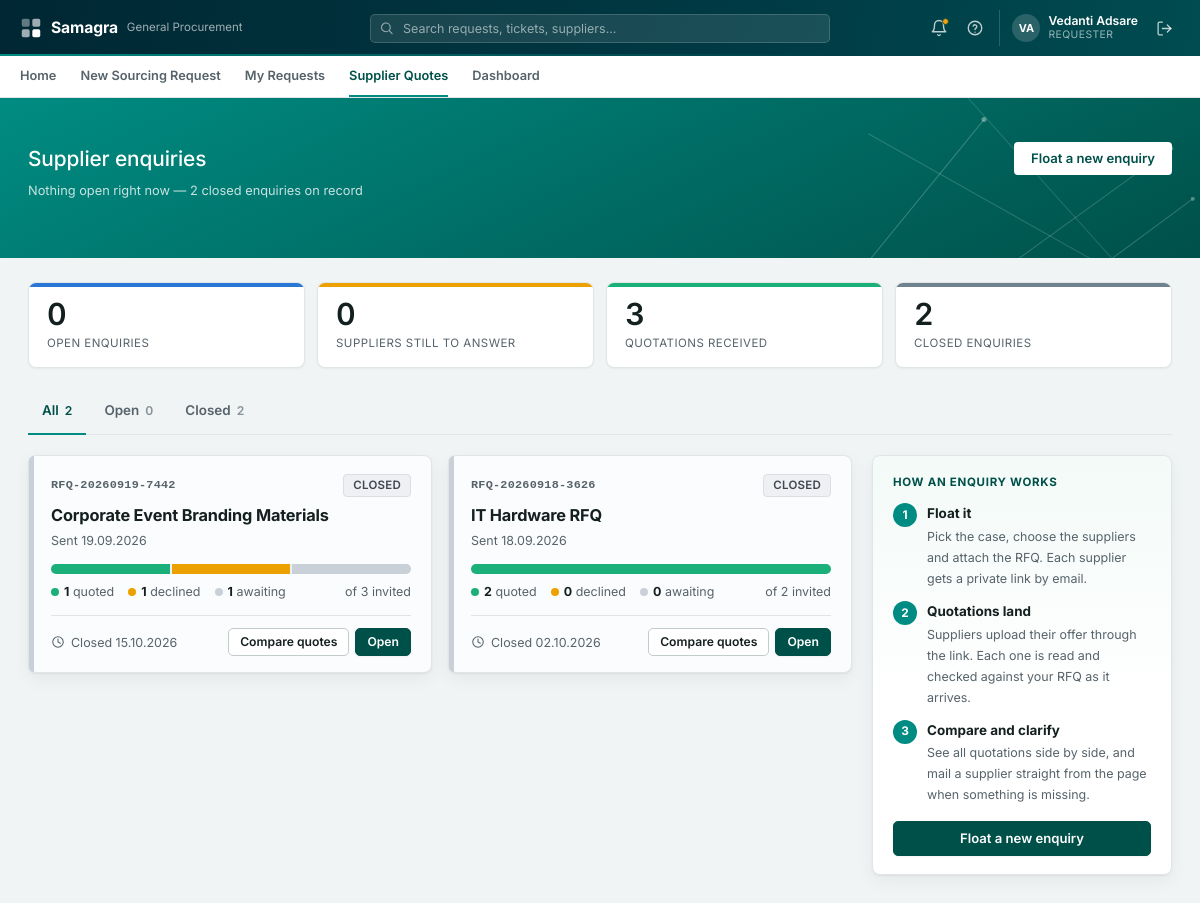
The page /supplier-rfq (signed in) on the database its author committed.
### tables this page shows
CREATE TABLE users (
    email           TEXT PRIMARY KEY,
    name            TEXT NOT NULL,
    salt            TEXT NOT NULL,
    password_hash   TEXT NOT NULL,
    created_at      TIMESTAMP NOT NULL
);

CREATE TABLE rfq_rounds (
    id            INTEGER PRIMARY KEY AUTOINCREMENT,
    reference     TEXT NOT NULL UNIQUE,
    case_id       INTEGER REFERENCES cases(id),
    subject       TEXT NOT NULL,
    message       TEXT,
    created_by    TEXT NOT NULL,
    created_at    TIMESTAMP NOT NULL,
    closes_at     TIMESTAMP NOT NULL,
    status        TEXT NOT NULL DEFAULT 'OPEN',
    closed_at     TIMESTAMP
, created_by_email TEXT, offer_analysis TEXT, offer_analysis_at TIMESTAMP, infosec_answers TEXT);

### routers/supplier_routes.py (the view)
@router.get("/supplier-rfq", response_class=HTMLResponse)
async def rfq_list(request: Request, user=Depends(require_requester)):
    rounds = db.list_rfq_rounds(user["name"])
    today = date.today()
    for r in rounds:
        r["is_open"] = supplier_rfq.is_open(r)
        r["quoted"] = r["responded"] - r["declined"]
        r["awaiting"] = r["invited"] - r["responded"]
        closes = _parse_date(str(r["closes_at"])[:10])
        r["days_left"] = (closes - today).days if closes else None
        r["case"] = db.get_case(r["case_id"]) if r.get("case_id") else None
        if not r["is_open"]:
            r["tone"] = "closed"
        elif r["awaiting"] == 0:
            r["tone"] = "done"          # everyone has answered - compare
        elif r["days_left"] is not None and r["days_left"] <= 2:
            r["tone"] = "urgent"        # deadline on top of them, replies missing
        else:
            r["tone"] = "waiting"
    stats = {
        "open": sum(1 for r in rounds if r["is_open"]),
        "awaiting": sum(r["awaiting"] for r in rounds if r["is_open"]),
        "quoted": sum(r["quoted"] for r in rounds),
        "closed": sum(1 for r in rounds if not r["is_open"]),
    }
    return templates.TemplateResponse(request, "buyer/rfq_list.html", {
        "user": user, "nav_page": "supplier_rfq", "rounds": rounds, "stats": stats,
        "flash": request.session.pop("rfq_flash", None),
    })

### templates/buyer/rfq_list.html (shortened to what this page needs)
{% extends "base.html" %}
{% import "_macros/icons.html" as ic %}
{% block hero %}
<div class="sf-hero-band">
    <div class="sf-hero-inner">
        <div class="sf-hero-row">
            <div class="sf-hero-title-group">
                <h1 class="sf-hero-title">Supplier enquiries</h1>
            </div>
            <div class="sf-hero-actions">
                <a href="/supplier-rfq/new" class="sf-hero-btn sf-hero-btn--solid">Float a new enquiry</a>
            </div>
        </div>
        <p class="sf-hero-meta">
            {% if stats.open %}{{ stats.open }} open enquir{{ "y" if stats.open == 1 else "ies" }} · {{ stats.awaiting }} supplier{{ "s" if stats.awaiting != 1 }} still to answer
            {% elif rounds %}Nothing open right now — {{ stats.closed }} closed enquir{{ "y" if stats.closed == 1 else "ies" }} on record
            {% else %}Send your RFQ to bidders and collect their quotations back in one place{% endif %}
        </p>
    </div>
</div>
{% endblock %}
{% block content %}
{% if not rounds %}
<div class="sf-rfq-empty">
    <div class="sf-card sf-rfq-empty__card">
        <h2>No enquiries yet</h2>
        <p>Floating an enquiry mails your RFQ and supporting documents to a list of suppliers, and gives each one a private page to send their quotation back through. As the quotations land, they are read and put side by side for you.</p>
        <a href="/supplier-rfq/new" class="sf-btn sf-btn--primary">Float a new enquiry</a>
    </div>
    {% include "buyer/_rfq_howto.html" %}
</div>
{% else %}
<div class="sf-kpi-row sf-rfq-kpis">
    <div class="sf-kpi sf-rfq-kpi sf-rfq-kpi--open"><div class="sf-kpi__value">{{ stats.open }}</div><div class="sf-kpi__label">Open enquiries</div></div>
    <div class="sf-kpi sf-rfq-kpi sf-rfq-kpi--wait"><div class="sf-kpi__value">{{ stats.awaiting }}</div><div class="sf-kpi__label">Suppliers still to answer</div></div>
    <div class="sf-kpi sf-rfq-kpi sf-rfq-kpi--quoted"><div class="sf-kpi__value">{{ stats.quoted }}</div><div class="sf-kpi__label">Quotations received</div></div>
    <div class="sf-kpi sf-rfq-kpi sf-rfq-kpi--closed"><div class="sf-kpi__value">{{ stats.closed }}</div><div class="sf-kpi__label">Closed enquiries</div></div>
</div>
<div class="sf-list-tabs" data-list-tabs>
    <a href="#" class="sf-list-tabs__item active" data-tab-filter="all">All <span class="sf-list-tabs__count">{{ rounds | length }}</span></a>
    <a href="#" class="sf-list-tabs__item" data-tab-filter="open">Open <span class="sf-list-tabs__count">{{ stats.open }}</span></a>
    <a href="#" class="sf-list-tabs__item" data-tab-filter="closed">Closed <span class="sf-list-tabs__count">{{ stats.closed }}</span></a>
</div>
<div class="sf-rfq-layout">
<div class="sf-rfq-cards">
    {% for r in rounds %}
    <div class="sf-card sf-rfq-card sf-rfq-card--{{ r.tone }}" data-category="{{ 'open' if r.is_open else 'closed' }}" data-href="/supplier-rfq/{{ r.id }}" tabindex="0">
        <div class="sf-rfq-card__top">
            <span class="sf-rfq-card__ref">{{ r.reference }}</span>
            {% if r.is_open %}
            <span class="sf-list-chip" style="background:#E5F5EA;color:#15803D;border:1px solid #BEE3C8;">Open</span>
            {% else %}
            <span class="sf-list-chip" style="background:#EEF0F3;color:#42474F;border:1px solid #DBDEE3;">Closed</span>
            {% endif %}
        </div>
        <h3 class="sf-rfq-card__title">{{ r.subject }}</h3>
        <p class="sf-rfq-card__meta">
            Sent {{ r.created_at | date }}{% if r.case %} · for <a href="/requests/{{ r.case.id }}">{{ r.case.ticket_no }}</a>{% endif %}
        </p>
        <div class="sf-rfq-progress" title="{{ r.quoted }} quoted · {{ r.declined }} declined · {{ r.awaiting }} awaiting">
            {% if r.invited %}
            {% if r.quoted %}<i class="is-quoted" style="width:{{ r.quoted * 100 / r.invited }}%"></i>{% endif %}
            {% if r.declined %}<i class="is-declined" style="width:{{ r.declined * 100 / r.invited }}%"></i>{% endif %}
            {% if r.awaiting %}<i class="is-awaiting" style="width:{{ r.awaiting * 100 / r.invited }}%"></i>{% endif %}
            {% endif %}
        </div>
        <div class="sf-rfq-card__counts">
            <span><b>{{ r.quoted }}</b> quoted</span>
            <span><b>{{ r.declined }}</b> declined</span>
            <span><b>{{ r.awaiting }}</b> awaiting</span>
            <span class="sf-rfq-card__invited">of {{ r.invited }} invited</span>
        </div>
        <div class="sf-rfq-card__foot">
            <span class="sf-rfq-card__deadline">
                {% if not r.is_open %}Closed {{ (r.closed_at or r.closes_at) | date }}
                {% elif r.days_left is not none and r.days_left < 0 %}Deadline passed {{ r.closes_at | date }}
                {% elif r.days_left == 0 %}Closes <b>today</b>
                {% elif r.days_left == 1 %}Closes <b>tomorrow</b> · {{ r.closes_at | date }}
                {% else %}<b>{{ r.days_left }} days</b> left · closes {{ r.closes_at | date }}{% endif %}
            </span>
            <span class="sf-rfq-card__actions">
                {% if r.responded %}<a href="/supplier-rfq/{{ r.id }}#compare" class="sf-btn sf-btn--secondary sf-btn--sm">Compare quotes</a>{% endif %}
                <a href="/supplier-rfq/{{ r.id }}" class="sf-btn sf-btn--primary sf-btn--sm">Open</a>
            </span>
        </div>
    </div>
    {% endfor %}
</div>
<aside class="sf-rfq-rail">
    {% include "buyer/_rfq_howto.html" %}
</aside>
</div>
{% endif %}
{% endblock %}

### templates/base.html (shortened to what this page needs)
<!doctype html>
<html lang="en">
<head>
    <link rel="stylesheet" href="{{ asset_url('/static/css/base.css') }}">
    <link rel="stylesheet" href="{{ asset_url('/static/css/header.css') }}">
    <link rel="stylesheet" href="{{ asset_url('/static/css/forms.css') }}">
    <link rel="stylesheet" href="{{ asset_url('/static/css/queue.css') }}">
    <link rel="stylesheet" href="{{ asset_url('/static/css/login.css') }}">
    <link rel="stylesheet" href="{{ asset_url('/static/css/detail-hero.css') }}">
    <link rel="stylesheet" href="{{ asset_url('/static/css/new-request-form.css') }}">
    <link rel="stylesheet" href="{{ asset_url('/static/css/requester-home.css') }}">
    <link rel="stylesheet" href="{{ asset_url('/static/css/login-split.css') }}">
    <link rel="stylesheet" href="{{ asset_url('/static/css/confirm-success.css') }}">
    <link rel="stylesheet" href="{{ asset_url('/static/css/my-requests.css') }}">
    <link rel="stylesheet" href="{{ asset_url('/static/css/buyer-queue-list.css') }}">
    <link rel="stylesheet" href="{{ asset_url('/static/css/case-status.css') }}">
</head>
<body class="{% block body_class %}{% endblock %}">
{% import "_macros/icons.html" as ic %}
{% import "_macros/notification_panel.html" as np %}
{% if user %}
<div class="sf-shell-header">
    <div class="sf-shell-header__row">
        <a class="sf-shell-brand" href="/home" title="Home">
            <span class="sf-shell-brand__name">Samagra</span>
            <span class="sf-shell-brand__dept">General Procurement</span>
        </a>
        {% if not user.is_admin %}
        <form class="sf-shell-search" method="get" action="{{ '/queue' if user.role == 'buyer' else '/requests' }}">
            <input type="text" name="q" placeholder="Search requests, tickets, suppliers..." value="{{ request.query_params.get('q', '') }}">
        </form>
        {% else %}
        <div class="sf-shell-search" style="visibility:hidden;"></div>
        {% endif %}
        <div class="sf-shell-actions">
            {{ np.render(notifications) }}
            <a class="sf-shell-icon-btn" href="mailto:procurement.intake.demo@outlook.com" title="Help &amp; support">{{ ic.icon("help-circle", 18) }}</a>
            <div class="sf-shell-user">
                <span class="sf-avatar">{{ user.name | initials }}</span>
                <div class="sf-shell-user__meta">
                    <span class="sf-shell-user__name">{{ user.name }}</span>
                    <span class="sf-shell-user__role">{{ "Procurement head" if user.is_admin else ("Buyer (GP)" if user.role == "buyer" else "Requester") }}</span>
                </div>
            </div>
            <form class="sf-logout-form" method="post" action="/logout">
                <button type="submit" class="sf-shell-icon-btn" title="Log out">{{ ic.icon("log-out", 17) }}</button>
            </form>
        </div>
    </div>
</div>
{% if not hide_nav_tabs %}
<div class="sf-shell-subnav">
    <div class="sf-shell-subnav__row">
        {% if user.role == "requester" %}
        <a class="sf-shell-subnav__link {{ 'active' if nav_page == 'home' else '' }}" href="/home">Home</a>
        <a class="sf-shell-subnav__link {{ 'active' if nav_page == 'new_request' else '' }}" href="/requests/new">New Sourcing Request</a>
        <a class="sf-shell-subnav__link {{ 'active' if nav_page == 'my_requests' else '' }}" href="/requests">My Requests</a>
        <a class="sf-shell-subnav__link {{ 'active' if nav_page == 'supplier_rfq' else '' }}" href="/supplier-rfq">Supplier Quotes</a>
        <a class="sf-shell-subnav__link {{ 'active' if nav_page == 'dashboard' else '' }}" href="/dashboard">Dashboard</a>
        {% elif user.is_admin %}
        {# The procurement head monitors; the dashboard is the whole job. No
           queue, no cases of their own, no mailbox to work. #}
        <a class="sf-shell-subnav__link active" href="/dashboard">Dashboard</a>
        {% endif %}
    </div>
</div>
{% endif %}
{% endif %}
{% block hero %}{% endblock %}
<main class="sf-content {% block content_width %}{% endblock %}">
    {% block content %}{% endblock %}
</main>
</body>
</html>

### static/css/base.css (style rules this page uses)
:root { --sf-teal: #008C82; --sf-teal-deep: #00504A; --sf-teal-ink: #00726B; --sf-teal-wash: #EAF4F3; --sf-primary: var(--sf-teal-deep); --sf-primary-hover: #003B37; --sf-shell-bg: #002733; --sf-accent: var(--sf-teal-ink); --sf-accent-hover: var(--sf-teal-deep); --sf-bg: #F1F4F4; --sf-surface: #FFFFFF; --sf-surface-alt: #F6F8F8; --sf-border: #E0E5E6; --sf-border-strong: #C3CBCC; --sf-text: #14201F; --sf-text-muted: #56636A; --sf-text-faint: #87929A; --sf-danger: #B42318; --sf-danger-bg: #FBEAEA; --sf-warning: #B45309; --sf-warning-bg: #FEF2E1; --sf-success: #15803D; --sf-success-bg: #E5F5EA; --sf-info: #1D4ED8; --sf-info-bg: #E8F0FE; --sf-radius: 5px; --sf-radius-lg: 8px; --sf-shadow-sm: 0 1px 2px rgba(0, 39, 51, .05); --sf-shadow: 0 1px 2px rgba(0, 39, 51, .05), 0 4px 14px rgba(0, 39, 51, .05); --sf-shadow-lg: 0 12px 34px rgba(0, 39, 51, .14); --sf-shell-header-h: 56px; --sf-shell-nav-h: 42px; --sf-font: "Inter", "Segoe UI", system-ui, -apple-system, Roboto, Helvetica, Arial, sans-serif; }
* { box-sizing: border-box; }
html, body { margin: 0; padding: 0; }
body { background: var(--sf-bg); color: var(--sf-text); font-family: var(--sf-font); font-size: 13.5px; line-height: 1.55; -webkit-font-smoothing: antialiased; -moz-osx-font-smoothing: grayscale; font-feature-settings: "cv05" 1, "cv11" 1; }
td, th, .sf-kpi__value, .sf-num { font-variant-numeric: tabular-nums; }
h1, h2, h3 { text-wrap: balance; letter-spacing: -0.011em; }
a { color: var(--sf-accent); text-decoration: none; transition: color .12s ease; }
.sf-content { max-width: 1320px; margin: 0 auto; padding: 20px 28px 48px; }
.sf-card { background: var(--sf-surface); border: 1px solid var(--sf-border); border-radius: var(--sf-radius-lg); box-shadow: var(--sf-shadow-sm); padding: 18px 22px; margin-bottom: 16px; }
.sf-btn { display: inline-flex; align-items: center; justify-content: center; gap: 6px; border: 1px solid transparent; border-radius: var(--sf-radius); padding: 8px 16px; font-size: 0.82rem; font-weight: 600; cursor: pointer; text-decoration: none; line-height: 1.3; font-family: inherit; white-space: nowrap; transition: background-color .14s ease, border-color .14s ease, box-shadow .14s ease, transform .08s ease; }
.sf-btn--primary { background: var(--sf-primary); color: #fff; border-color: var(--sf-primary); box-shadow: var(--sf-shadow-sm); }
.sf-btn--secondary { background: #fff; border-color: var(--sf-border-strong); color: var(--sf-text); }
.sf-btn--sm { padding: 5px 11px; font-size: 0.76rem; }
.sf-avatar { display: inline-flex; align-items: center; justify-content: center; width: 28px; height: 28px; border-radius: 50%; background: rgba(255, 255, 255, 0.16); color: #fff; font-weight: 700; font-size: 0.68rem; flex-shrink: 0; }
.sf-kpi-row { display: grid; grid-template-columns: repeat(4, 1fr); gap: 12px; margin-bottom: 20px; }
.sf-kpi { background: var(--sf-surface); border: 1px solid var(--sf-border); border-radius: var(--sf-radius-lg); box-shadow: var(--sf-shadow-sm); padding: 14px 18px; }
.sf-kpi__value { font-size: 1.7rem; font-weight: 600; color: var(--sf-text); line-height: 1.15; letter-spacing: -0.02em; }
.sf-kpi__label { font-size: 0.72rem; color: var(--sf-text-muted); text-transform: uppercase; letter-spacing: 0.04em; margin-top: 3px; }

### static/css/my-requests.css (style rules this page uses)
.sf-list-tabs { display: flex; gap: 4px; border-bottom: 1px solid var(--sf-border); margin-bottom: 0; }
.sf-list-tabs__item { display: flex; align-items: baseline; gap: 6px; padding: 12px 14px; font-size: 0.84rem; font-weight: 600; color: var(--sf-text-muted); border-bottom: 2px solid transparent; margin-bottom: -1px; }
.sf-list-tabs__item.active { color: var(--sf-hero-teal-deep); border-bottom-color: var(--sf-hero-teal); }
.sf-list-tabs__count { font-size: 0.76rem; font-weight: 600; color: var(--sf-text-faint); }
.sf-list-tabs__item.active .sf-list-tabs__count { color: var(--sf-hero-teal-deep); }
.sf-list-chip { display: inline-flex; align-items: center; padding: 2px 9px; border-radius: 4px; font-size: 0.72rem; font-weight: 600; text-transform: uppercase; letter-spacing: 0.02em; white-space: nowrap; }

### rows shown on the page
users: name|initials "VA", name "Vedanti Adsare"
rfq_rounds: reference "RFQ-20260919-7442", subject "Corporate Event Branding Materials", created_at "19.09.2026", {{ r.quoted * 100 / r.invited }} 33.333333333333336 (drawn), {{ r.declined * 100 / r.invited }} 33.333333333333336 (drawn), {{ r.awaiting * 100 / r.invited }} 33.333333333333336 (drawn), quoted "1", declined "1", awaiting "1", invited "3", {{ s }} 14 (drawn), closes_at "15.10.2026"
rfq_rounds: reference "RFQ-20260918-3626", subject "IT Hardware RFQ", created_at "18.09.2026", {{ r.quoted * 100 / r.invited }} 100.0 (drawn), quoted "2", declined "0", awaiting "0", invited "2", {{ s }} 14 (drawn), closes_at "02.10.2026"

### other values the page prints
{{ stats.closed }} "2"
{{ "y" if stats.closed == 1 else "ies" }} "ies"
{{ stats.open }} "0"
{{ stats.awaiting }} "0"
{{ stats.quoted }} "3"
{{ rounds | length }} "2"
